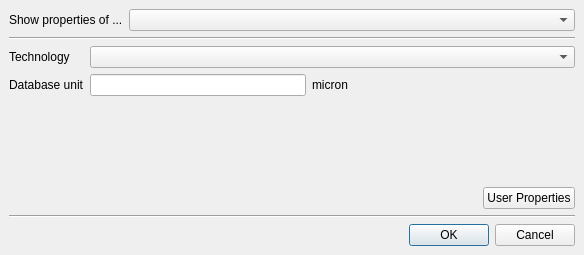
<?xml version="1.0" encoding="UTF-8"?>
<ui version="4.0">
 <class>LayoutPropertiesForm</class>
 <widget class="QDialog" name="LayoutPropertiesForm">
  <property name="geometry">
   <rect>
    <x>0</x>
    <y>0</y>
    <width>584</width>
    <height>255</height>
   </rect>
  </property>
  <property name="windowTitle">
   <string>Layout Properties</string>
  </property>
  <layout class="QGridLayout">
   <property name="margin">
    <number>9</number>
   </property>
   <property name="spacing">
    <number>6</number>
   </property>
   <item row="2" column="0" colspan="2">
    <widget class="QFrame" name="controls_frame">
     <property name="sizePolicy">
      <sizepolicy hsizetype="Preferred" vsizetype="Preferred">
       <horstretch>0</horstretch>
       <verstretch>0</verstretch>
      </sizepolicy>
     </property>
     <property name="frameShape">
      <enum>QFrame::NoFrame</enum>
     </property>
     <property name="frameShadow">
      <enum>QFrame::Raised</enum>
     </property>
     <layout class="QGridLayout">
      <property name="margin">
       <number>0</number>
      </property>
      <property name="spacing">
       <number>6</number>
      </property>
      <item row="1" column="3">
       <spacer>
        <property name="orientation">
         <enum>Qt::Horizontal</enum>
        </property>
        <property name="sizeHint" stdset="0">
         <size>
          <width>221</width>
          <height>20</height>
         </size>
        </property>
       </spacer>
      </item>
      <item row="1" column="2">
       <widget class="QLabel" name="label_3">
        <property name="text">
         <string>micron</string>
        </property>
       </widget>
      </item>
      <item row="1" column="1">
       <widget class="QLineEdit" name="dbu_le"/>
      </item>
      <item row="1" column="0">
       <widget class="QLabel" name="label_2">
        <property name="text">
         <string>Database unit</string>
        </property>
       </widget>
      </item>
      <item row="0" column="0">
       <widget class="QLabel" name="label_4">
        <property name="text">
         <string>Technology</string>
        </property>
       </widget>
      </item>
      <item row="0" column="1" colspan="3">
       <widget class="QComboBox" name="tech_cbx"/>
      </item>
     </layout>
    </widget>
   </item>
   <item row="5" column="0" colspan="2">
    <widget class="Line" name="line">
     <property name="orientation">
      <enum>Qt::Horizontal</enum>
     </property>
    </widget>
   </item>
   <item row="0" column="1">
    <widget class="QComboBox" name="layout_cbx">
     <property name="sizePolicy">
      <sizepolicy hsizetype="Expanding" vsizetype="Fixed">
       <horstretch>0</horstretch>
       <verstretch>0</verstretch>
      </sizepolicy>
     </property>
    </widget>
   </item>
   <item row="6" column="0" colspan="2">
    <widget class="QFrame" name="frame5">
     <property name="frameShape">
      <enum>QFrame::NoFrame</enum>
     </property>
     <property name="frameShadow">
      <enum>QFrame::Raised</enum>
     </property>
     <layout class="QHBoxLayout">
      <property name="spacing">
       <number>6</number>
      </property>
      <property name="margin">
       <number>0</number>
      </property>
      <item>
       <widget class="QDialogButtonBox" name="buttonBox">
        <property name="orientation">
         <enum>Qt::Horizontal</enum>
        </property>
        <property name="standardButtons">
         <set>QDialogButtonBox::Cancel|QDialogButtonBox::Ok</set>
        </property>
       </widget>
      </item>
     </layout>
    </widget>
   </item>
   <item row="0" column="0">
    <widget class="QLabel" name="label">
     <property name="text">
      <string>Show properties of ...</string>
     </property>
    </widget>
   </item>
   <item row="1" column="0" colspan="2">
    <widget class="Line" name="line_2">
     <property name="orientation">
      <enum>Qt::Horizontal</enum>
     </property>
    </widget>
   </item>
   <item row="3" column="0" colspan="2">
    <spacer>
     <property name="orientation">
      <enum>Qt::Vertical</enum>
     </property>
     <property name="sizeHint" stdset="0">
      <size>
       <width>20</width>
       <height>40</height>
      </size>
     </property>
    </spacer>
   </item>
   <item row="4" column="0" colspan="2">
    <widget class="QFrame" name="frame">
     <property name="frameShape">
      <enum>QFrame::NoFrame</enum>
     </property>
     <property name="frameShadow">
      <enum>QFrame::Raised</enum>
     </property>
     <layout class="QHBoxLayout" name="horizontalLayout">
      <property name="margin">
       <number>0</number>
      </property>
      <item>
       <spacer name="horizontalSpacer">
        <property name="orientation">
         <enum>Qt::Horizontal</enum>
        </property>
        <property name="sizeHint" stdset="0">
         <size>
          <width>445</width>
          <height>20</height>
         </size>
        </property>
       </spacer>
      </item>
      <item>
       <widget class="QPushButton" name="prop_pb">
        <property name="text">
         <string>User Properties</string>
        </property>
       </widget>
      </item>
     </layout>
    </widget>
   </item>
  </layout>
 </widget>
 <layoutdefault spacing="6" margin="11"/>
 <resources/>
 <connections>
  <connection>
   <sender>buttonBox</sender>
   <signal>accepted()</signal>
   <receiver>LayoutPropertiesForm</receiver>
   <slot>accept()</slot>
   <hints>
    <hint type="sourcelabel">
     <x>449</x>
     <y>233</y>
    </hint>
    <hint type="destinationlabel">
     <x>447</x>
     <y>252</y>
    </hint>
   </hints>
  </connection>
  <connection>
   <sender>buttonBox</sender>
   <signal>rejected()</signal>
   <receiver>LayoutPropertiesForm</receiver>
   <slot>reject()</slot>
   <hints>
    <hint type="sourcelabel">
     <x>532</x>
     <y>236</y>
    </hint>
    <hint type="destinationlabel">
     <x>534</x>
     <y>253</y>
    </hint>
   </hints>
  </connection>
 </connections>
</ui>
